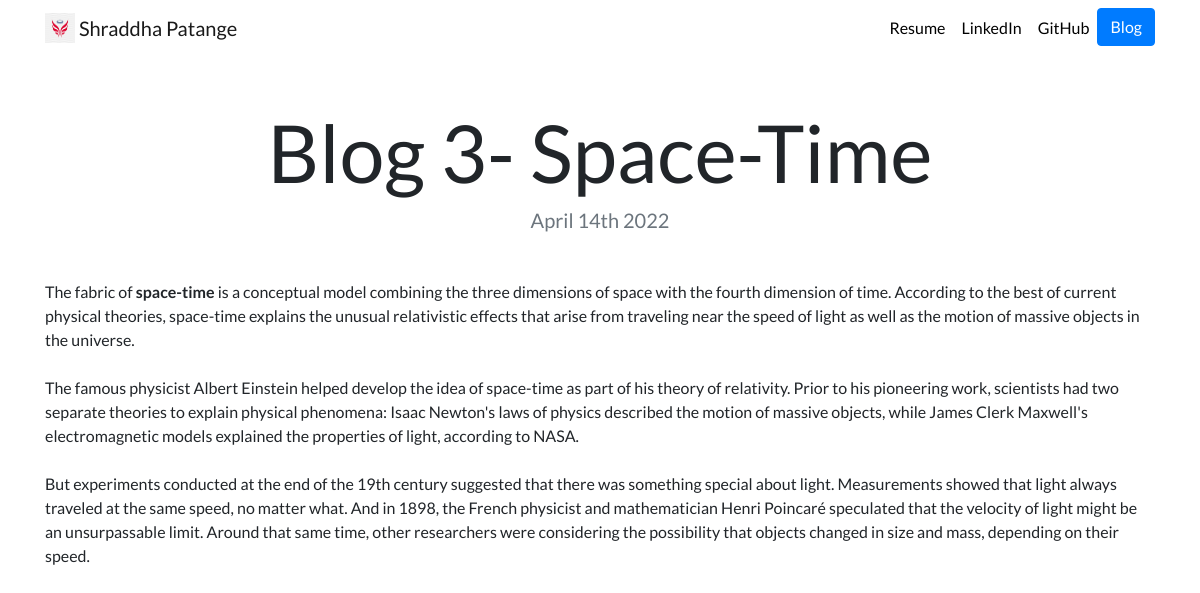
Page /blog/3/ on the committed database.
### blog/models.py (models this page shows, shortened)
class Blog(models.Model):
    title = models.CharField(max_length = 200)
    description = models.TextField()
    date = models.DateField()

### blog/views.py (the view)
# urls.py: path('<int:blog_id>/', views.detail, name = 'detail'),
def detail(request,blog_id):
    blog = get_object_or_404(Blog, pk = blog_id)
    return render(request, 'blog/detail.html',{'blog': blog})

### blog/templates/blog/detail.html
{% extends "portfolio/base.html" %}
{% load static %}
{% block content %}
<h1 class="text-center mt-5" id="blogdetailtitle">{{ blog.title }}</h1>
<h5 class="text-center text-muted mb-5">{{ blog.date|date:'F jS Y' }}</h5>
{{ blog.description|safe }}
{% endblock %}

### portfolio/static/portfolio/custom.css (style rules this page uses)
body { font-family: 'Lato', sans-serif; }
@media (min-width: 992px) { #blogdetailtitle { font-size: 5rem; } }

### rows in the picture
Blog: title "Blog 3- Space-Time", date "April 14th 2022", description "The fabric of space-time is a conceptual model combining the three dimensions of space with the fourth dimension of time. According to the best of current physical theories, space-time explains the unusual relativistic effects that arise from traveling near the speed of light as well as the motion of massive objects in the universe. The famous physicist Albert Einstein helped develop the idea of space-time as part of his theory of relativity. Prior to his pioneering work, scientists had two separate theories to explain physical phenomena: Isaac Newton's laws of physics described the motion of massive objects, while James Clerk Maxwell's electromagnetic models explained the properties of…"
